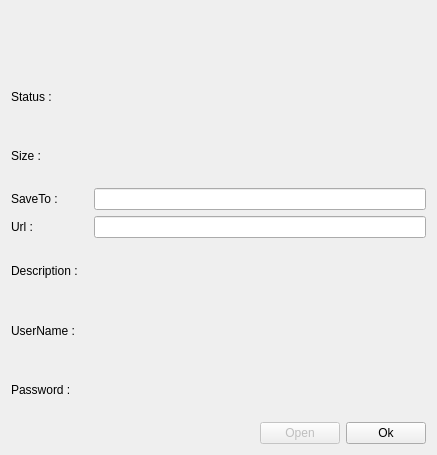
<?xml version="1.0" encoding="UTF-8"?>
<ui version="4.0">
 <class>ShowDownloadProperties</class>
 <widget class="QWidget" name="ShowDownloadProperties">
  <property name="geometry">
   <rect>
    <x>0</x>
    <y>0</y>
    <width>437</width>
    <height>455</height>
   </rect>
  </property>
  <property name="windowTitle">
   <string>ShowDownloadProperties</string>
  </property>
  <layout class="QGridLayout" name="gridLayout">
   <item row="0" column="0" colspan="5">
    <widget class="QLabel" name="NameOfDownload_label">
     <property name="text">
      <string/>
     </property>
     <property name="alignment">
      <set>Qt::AlignCenter</set>
     </property>
    </widget>
   </item>
   <item row="1" column="0">
    <widget class="QLabel" name="label_2">
     <property name="text">
      <string>Status : </string>
     </property>
    </widget>
   </item>
   <item row="3" column="0">
    <widget class="QLabel" name="label_5">
     <property name="text">
      <string>SaveTo : </string>
     </property>
    </widget>
   </item>
   <item row="4" column="0">
    <widget class="QLabel" name="label_6">
     <property name="text">
      <string>Url : </string>
     </property>
    </widget>
   </item>
   <item row="8" column="3">
    <widget class="QPushButton" name="Open_pushButton">
     <property name="enabled">
      <bool>false</bool>
     </property>
     <property name="text">
      <string>Open</string>
     </property>
    </widget>
   </item>
   <item row="8" column="4">
    <widget class="QPushButton" name="Ok_pushButton">
     <property name="text">
      <string>Ok</string>
     </property>
    </widget>
   </item>
   <item row="3" column="1" colspan="4">
    <widget class="QLineEdit" name="SaveTo_lineEdit"/>
   </item>
   <item row="4" column="1" colspan="4">
    <widget class="QLineEdit" name="Url_lineEdit"/>
   </item>
   <item row="2" column="0">
    <widget class="QLabel" name="label_4">
     <property name="text">
      <string>Size : </string>
     </property>
    </widget>
   </item>
   <item row="5" column="0">
    <widget class="QLabel" name="label_7">
     <property name="text">
      <string>Description : </string>
     </property>
    </widget>
   </item>
   <item row="6" column="0">
    <widget class="QLabel" name="label_8">
     <property name="text">
      <string>UserName : </string>
     </property>
    </widget>
   </item>
   <item row="7" column="0">
    <widget class="QLabel" name="label_9">
     <property name="text">
      <string>Password : </string>
     </property>
    </widget>
   </item>
   <item row="6" column="1" colspan="2">
    <widget class="QLabel" name="UserName_label">
     <property name="text">
      <string/>
     </property>
    </widget>
   </item>
   <item row="7" column="1" colspan="2">
    <widget class="QLabel" name="Password_Url">
     <property name="text">
      <string/>
     </property>
    </widget>
   </item>
   <item row="5" column="1" colspan="4">
    <widget class="QLabel" name="Description_label">
     <property name="text">
      <string/>
     </property>
    </widget>
   </item>
   <item row="2" column="1" colspan="2">
    <widget class="QLabel" name="Size_label">
     <property name="text">
      <string/>
     </property>
    </widget>
   </item>
   <item row="1" column="1" colspan="2">
    <widget class="QLabel" name="Status_label">
     <property name="text">
      <string/>
     </property>
    </widget>
   </item>
  </layout>
 </widget>
 <resources/>
 <connections/>
</ui>
